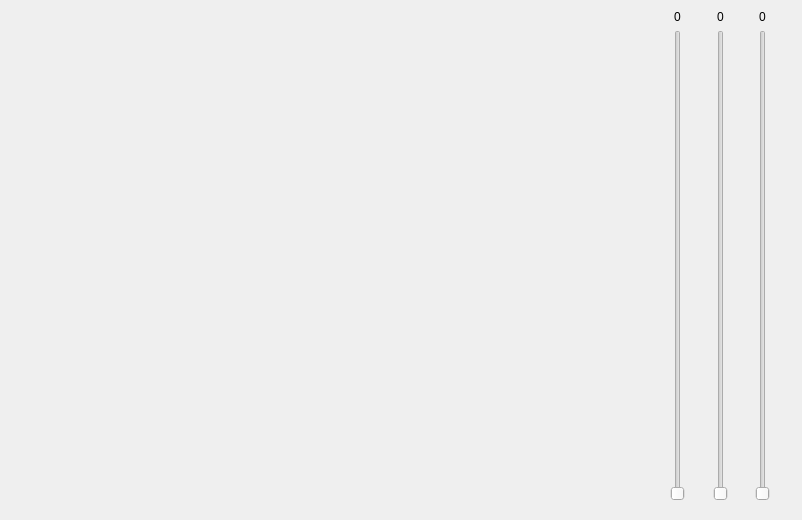
<?xml version="1.0" encoding="UTF-8"?>
<ui version="4.0">
 <class>Form</class>
 <widget class="QWidget" name="Form">
  <property name="geometry">
   <rect>
    <x>0</x>
    <y>0</y>
    <width>802</width>
    <height>520</height>
   </rect>
  </property>
  <property name="windowTitle">
   <string>Form</string>
  </property>
  <widget class="QLabel" name="label">
   <property name="geometry">
    <rect>
     <x>20</x>
     <y>20</y>
     <width>600</width>
     <height>480</height>
    </rect>
   </property>
   <property name="text">
    <string/>
   </property>
  </widget>
  <widget class="QWidget" name="gridLayoutWidget">
   <property name="geometry">
    <rect>
     <x>660</x>
     <y>10</y>
     <width>121</width>
     <height>491</height>
    </rect>
   </property>
   <layout class="QGridLayout" name="gridLayout_2">
    <item row="1" column="0" alignment="Qt::AlignHCenter">
     <widget class="QSlider" name="H_Slider">
      <property name="maximum">
       <number>255</number>
      </property>
      <property name="orientation">
       <enum>Qt::Vertical</enum>
      </property>
     </widget>
    </item>
    <item row="1" column="1" alignment="Qt::AlignHCenter">
     <widget class="QSlider" name="S_Slider">
      <property name="maximum">
       <number>255</number>
      </property>
      <property name="orientation">
       <enum>Qt::Vertical</enum>
      </property>
     </widget>
    </item>
    <item row="1" column="2" alignment="Qt::AlignHCenter">
     <widget class="QSlider" name="V_Slider">
      <property name="maximum">
       <number>255</number>
      </property>
      <property name="orientation">
       <enum>Qt::Vertical</enum>
      </property>
     </widget>
    </item>
    <item row="0" column="0" alignment="Qt::AlignHCenter|Qt::AlignVCenter">
     <widget class="QLabel" name="H_Label">
      <property name="text">
       <string>0</string>
      </property>
     </widget>
    </item>
    <item row="0" column="1" alignment="Qt::AlignHCenter">
     <widget class="QLabel" name="S_Label">
      <property name="text">
       <string>0</string>
      </property>
     </widget>
    </item>
    <item row="0" column="2" alignment="Qt::AlignHCenter">
     <widget class="QLabel" name="V_Label">
      <property name="text">
       <string>0</string>
      </property>
     </widget>
    </item>
   </layout>
  </widget>
 </widget>
 <resources/>
 <connections/>
</ui>
